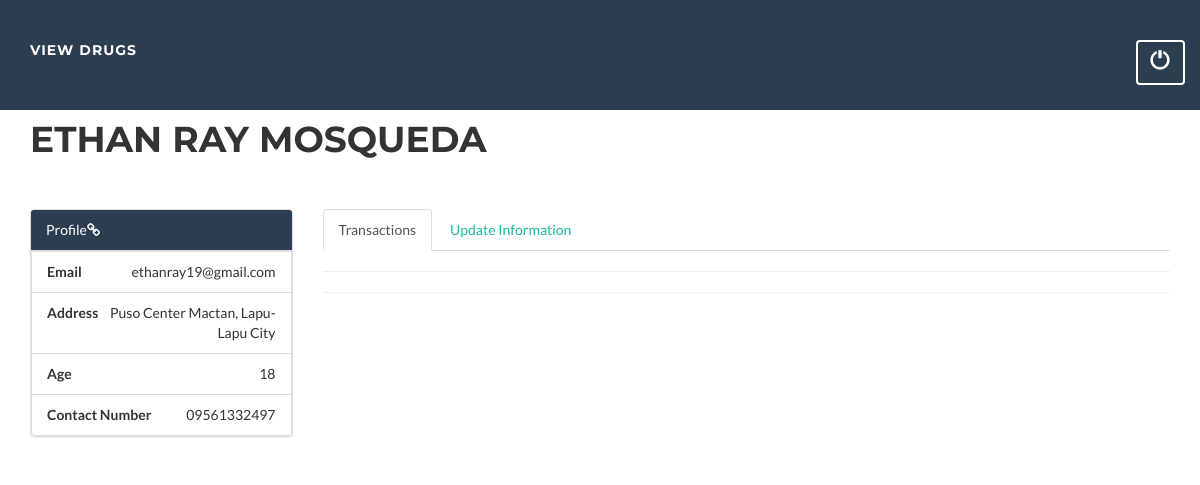
The app's page /profile.php (signed in) with its own data.
### tables this page shows
CREATE TABLE `user` (
  `user_id` int(11) NOT NULL,
  `password` varchar(50) DEFAULT NULL,
  `name` varchar(50) DEFAULT NULL,
  `dob` date DEFAULT NULL,
  `email` varchar(50) DEFAULT NULL,
  `address` varchar(100) DEFAULT NULL,
  `contact_no` varchar(11) DEFAULT NULL,
  `type` enum('admin','consumer') DEFAULT NULL
);

### profile.php (the view, shortened to what this page needs)
<?php
    require("conn.php");
?>
<!DOCTYPE html>
<html lang="en">
<head>
    <link rel="stylesheet" type="text/css" href="css/animate.css">
    <link href="vendor/bootstrap/css/bootstrap.min.css" rel="stylesheet">
    <link href="css/freelancer.min.css" rel="stylesheet">
    <link href="vendor/font-awesome/css/font-awesome.min.css" rel="stylesheet" type="text/css">
</head>
<body id="page-top" class="index animated fadeIn">
    <?php
        require("navbar.php");
        $userinfoquery = mysqli_query($conn,"SELECT * FROM user WHERE user_id='{$_SESSION['user_id']}'");
        $row = mysqli_fetch_assoc($userinfoquery);
    ?>
    <section id="profile">
        <div class='container-fluid'>
      <div class="container animated fadeIn">
        <div class="row">
            <div class="col-sm-8" id="name"><h1><?php echo $_SESSION['name']?><br><br></h1></div>
        </div>
        <div class="row">
          <div class="col-sm-3">
              <link rel="stylesheet" type="text/css" href="css/font-awesome.min.css">
              <div class="panel panel-default">
                <div class="panel-heading">Profile<i class="fa fa-link fa-1x"></i></div>
                <li class='list-group-item text-right' id='email'><span class='pull-left'><strong>Email</strong></span>
                  <?php if($row["email"]!=""){
                          echo $row["email"];
                        }else{
                          echo "&nbsp;&nbsp;&nbsp;&nbsp;";
                        }
                  ?>
                </li>
                <li class='list-group-item text-right' id='address'><span class='pull-left'><strong>Address</strong></span>
                  <?php if($row["address"]!=""){
                          echo $row["address"];
                        }else{
                          echo "&nbsp;&nbsp;&nbsp;&nbsp;";
                        }
                  ?>
                </li>
                <li class='list-group-item text-right' id='dob'><span class='pull-left'><strong>Age</strong></span>
                  <?php if($row["dob"]!="" && $row["dob"]!="0000-00-00"){
                            echo date_diff(date_create($row['dob']), date_create('today'))->y;
                        }else{
                          echo "&nbsp;&nbsp;&nbsp;&nbsp;";
                        }
                  ?>
                </li>
                <li class='list-group-item text-right' id='contact_no'><span class='pull-left'><strong>Contact Number</strong></span>
                      <?php if($row["contact_no"]!=""){
                                echo $row["contact_no"];
                            }else{
                                echo "&nbsp;&nbsp;&nbsp;&nbsp;";
                            }
                      ?>
                </li>
                </div>
          </div>
          <div class="col-sm-9">
              <ul class="nav nav-tabs" id="myTab">
                <li class="active"><a href="#transactions" data-toggle="tab">Transactions</a></li>
                <li ><a href="#update" data-toggle="tab">Update Information</a></li>
              </ul>
              <div class="tab-content">
                 <div class="tab-pane active posts animated fadeIn" id="transactions">
                     <hr>
                      <hr>
                 </div>
              </div>
          </div>
        </div>
      </div>
    </div>
    </section>
</body>
</html>

### profile.php (style rules this page uses)
.panel-heading { background-color: #2c3e50 !important; color: white !important; }

### records on screen
user: email "ethanray19@gmail.com", address "Puso Center Mactan, Lapu-Lapu City", dob "18", contact_no "09561332497"

### other values on screen
$_SESSION['name'] "ETHAN RAY MOSQUEDA"
